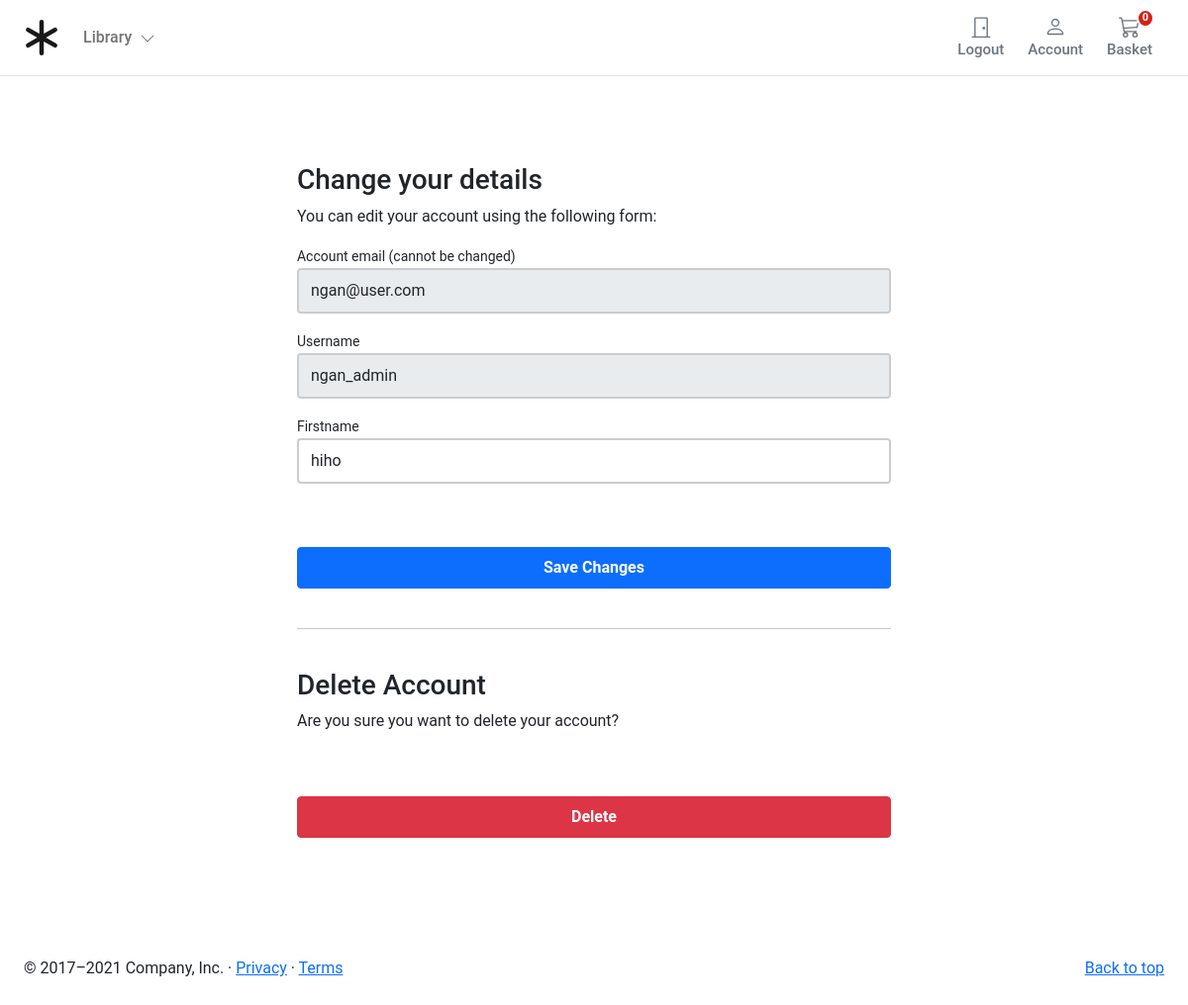
Page /account/profile/edit/ (signed in) on the committed database.
### account/models.py (models this page shows, shortened)
class UserBase(AbstractBaseUser, PermissionsMixin):
    email = models.EmailField(_('email address'), unique=True)
    user_name = models.CharField(max_length=150, unique=True)
    first_name = models.CharField(max_length=150, blank=True)
    about = models.TextField(_('about'), max_length=500, blank=True)
    country = CountryField()
    phone_number = models.CharField(max_length=15, blank=True)
    postcode = models.CharField(max_length=12, blank=True)
    address_line_1 = models.CharField(max_length=150, blank=True)
    address_line_2 = models.CharField(max_length=150, blank=True)
    town_city = models.CharField(max_length=150, blank=True)
    is_active = models.BooleanField(default=False) # make sure there's an active account for product deletion
    is_staff = models.BooleanField(default=False)
    created = models.DateTimeField(auto_now_add=True)
    updated = models.DateTimeField(auto_now=True)
    objects = CustomAccountManager()
    USERNAME_FIELD = 'email'
    REQUIRED_FIELDS = ['user_name']
    class Meta:
        verbose_name_plural = 'Accounts'

### account/views.py (the view)
# urls.py: path('profile/edit/', views.edit_details, name='edit_details'),
@login_required
def edit_details(request):
    if request.method == 'POST':
        user_form = UserEditForm(instance=request.user, data=request.POST)
        if user_form.is_valid():
            user_form.save()
    else:
        user_form = UserEditForm(instance=request.user)
    return render(request, 'account/user/edit_details.html', {'user_form': user_form})

### account/forms.py
class UserEditForm(forms.ModelForm):
    email = forms.EmailField(label="Account email (cannot be changed)", max_length=200, widget=forms.TextInput(
        attrs={'class':'form-control mb-3', 'placeholder':'Firstname','id':'form-email', 'readonly':'readyonly'}
    ))
    user_name = forms.CharField(
        label='Username', min_length=4, max_length=50, widget=forms.TextInput(
            attrs={'class': 'form-control mb-3', 'placeholder': 'Username', 'id': 'form-username', 'readonly': 'readonly'}))
    first_name = forms.CharField(
        label='Firstname', min_length=4, max_length=50, widget=forms.TextInput(
            attrs={'class': 'form-control mb-3', 'placeholder': 'Firstname', 'id': 'form-firstname'}))
    class Meta:
        model = UserBase
        fields = {'email', 'first_name', 'user_name'}
    def __init__(self, *args, **kwargs):
        super().__init__(*args, **kwargs)
        self.fields['user_name'].required = True
        self.fields['email'].required = True

### basket/basket.py (called while the page is built)
    def __len__(self):
        return sum(item['qty'] for item in self.basket.values())

### basket/context_processors.py (called while the page is built)
def basket(request):
    return {'basket': Basket(request)}

### store/context_processors.py (called while the page is built)
def categories(request):
    return {
        'categories': Category.objects.all()
    }

### templates/account/user/edit_details.html (shortened to what this page needs)
{% extends "../../store/base.html" %}
{% block content %}
<div class="container-fluid">
    <div class="row no-gutter">
        <div class="col-md-12">
            <div class="login d-flex align-items-center py-5">
                <div class="container">
                    <div class="row">
                        <div class="col-12 col-lg-7  mx-auto">
                <form class="account-form px-4 pt-4" method="post" enctype="multipart/form-data">
                    {% if user_form.is_valid and profile_form.is_valid  %}
                    <div class="alert alert-primary" role="alert">
                        Details successfully updated!
                    </div>
                    <p class="small text-center pt-0">
                        <a href="{% url "account:dashboard" %}">Back to Dashboard</a>
                    </p>
                    {%else%}
                    <h3>Change your details</h3>
                    <p>You can edit your account using the following form:</p>
                    {% endif %}
                    <label class="small font-weight-bold">{{ user_form.email.label}}</label>
                    {{ user_form.email }}
                    <label class="small font-weight-bold">{{ user_form.user_name.label}}</label>
                    {{ user_form.user_name }}
                    <label class="small font-weight-bold">{{ user_form.first_name.label}}</label>
                    {{ user_form.first_name }}
                    <button class="btn btn-primary btn-block py-2 mb-4 mt-5 fw-bold w-100" type="submit"
                        value="Save changes">Save Changes</button>
                    <hr class="mb-3">
        </form>
        <form class="account-form px-4" action="{% url "account:delete_user" %}" method="post">
            <p class=" h3 pt-4 font-weight-bold">Delete Account</p>
            <p>Are you sure you want to delete your account?</p>
            <button type="submit" role="button"
                class="btn btn-danger btn-block py-2 mb-4 mt-5 fw-bold w-100">Delete</button>
        </form>
                        </div>
                    </div>
                </div>
            </div>
        </div>
    </div>
</div>
{% endblock %}

### static/core/css/base.css (style rules this page uses)
@media (min-width: 1000px) { .container { max-width: 1000px; } }
@media (max-width: 1200px) { .container { max-width: 100%; padding:0 24px; } }
html, body, p, div { letter-spacing: -0.02px; font-family: 'Roboto', sans-serif; }

### templates/account/user/edit_details.html (style rules this page uses)
.account-form input { border: 2px solid #ccc; height: calc(2em + .75rem + 2px); }

### rows in the picture
UserBase: email "ngan@user.com", user_name "ngan_admin", first_name "hiho"

### other values in the picture
{{ user_form.email.label }} "Account email (cannot be changed)"
{{ user_form.user_name.label }} "Username"
{{ user_form.first_name.label }} "Firstname"
